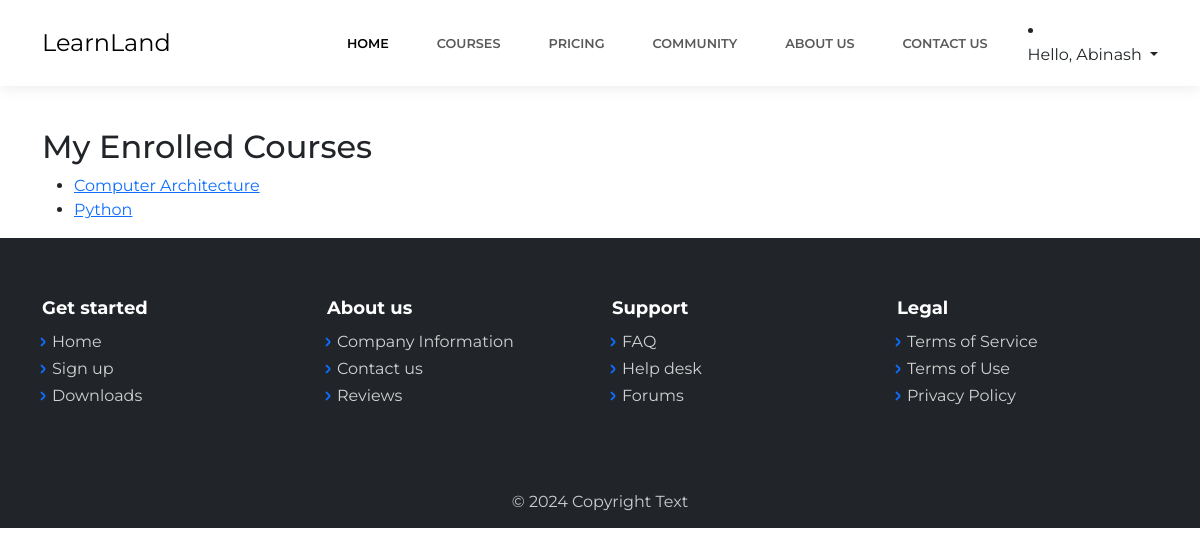
Page /my-courses/ (signed in) on the earlier database version.
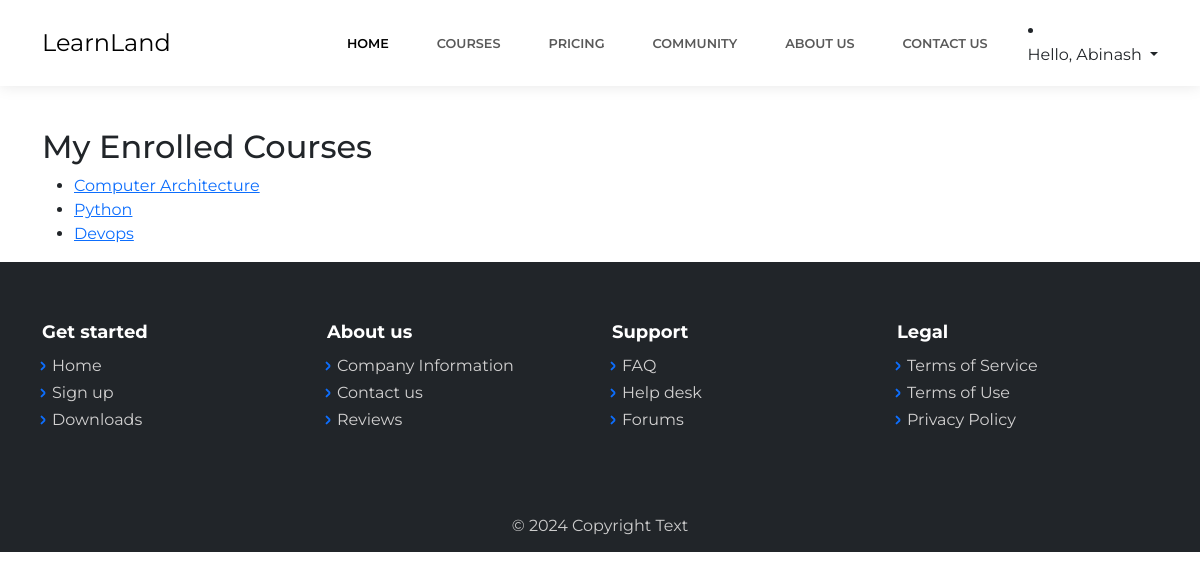
Same page on the later database version.
### courses/models.py (models this page shows, shortened)
class Course(models.Model):
    title = models.CharField(max_length=200)
    description = models.TextField()
    longdescription=models.TextField(default='Learning course')
    instructor = models.CharField(max_length=100,default='AI')
    price = models.DecimalField(max_digits=6, decimal_places=2,default=15)
    students = models.ManyToManyField(User, through='Enrollment', related_name='enrolled_courses')

### courses/views.py (the view)
# urls.py: path('my-courses/', views.my_enrolled_courses, name='my_enrolled_courses'),
@login_required
def my_enrolled_courses(request):
    enrollments = Enrollment.objects.filter(user=request.user).select_related('course')
    enrolled_courses = [enrollment.course for enrollment in enrollments]
    return render(request, 'my_enrolled_courses.html', {'enrolled_courses': enrolled_courses})

### courses/templates/my_enrolled_courses.html
{% extends "base.html" %}
{% block content %}
<div class="container mt-5">
    <h2>My Enrolled Courses</h2>
    {% if enrolled_courses %}
    <ul>
        {% for course in enrolled_courses %}
        <li><a href="{% url 'courses:course_study_page' course.id %}">{{ course.title }}</a></li>
        {% endfor %}
    </ul>
    {% else %}
    <p>You have not enrolled in any courses.</p>
    {% endif %}
</div>
{% endblock %}

Differences in the rows shown:
now on this page (row edited): Course: title "Devops"
